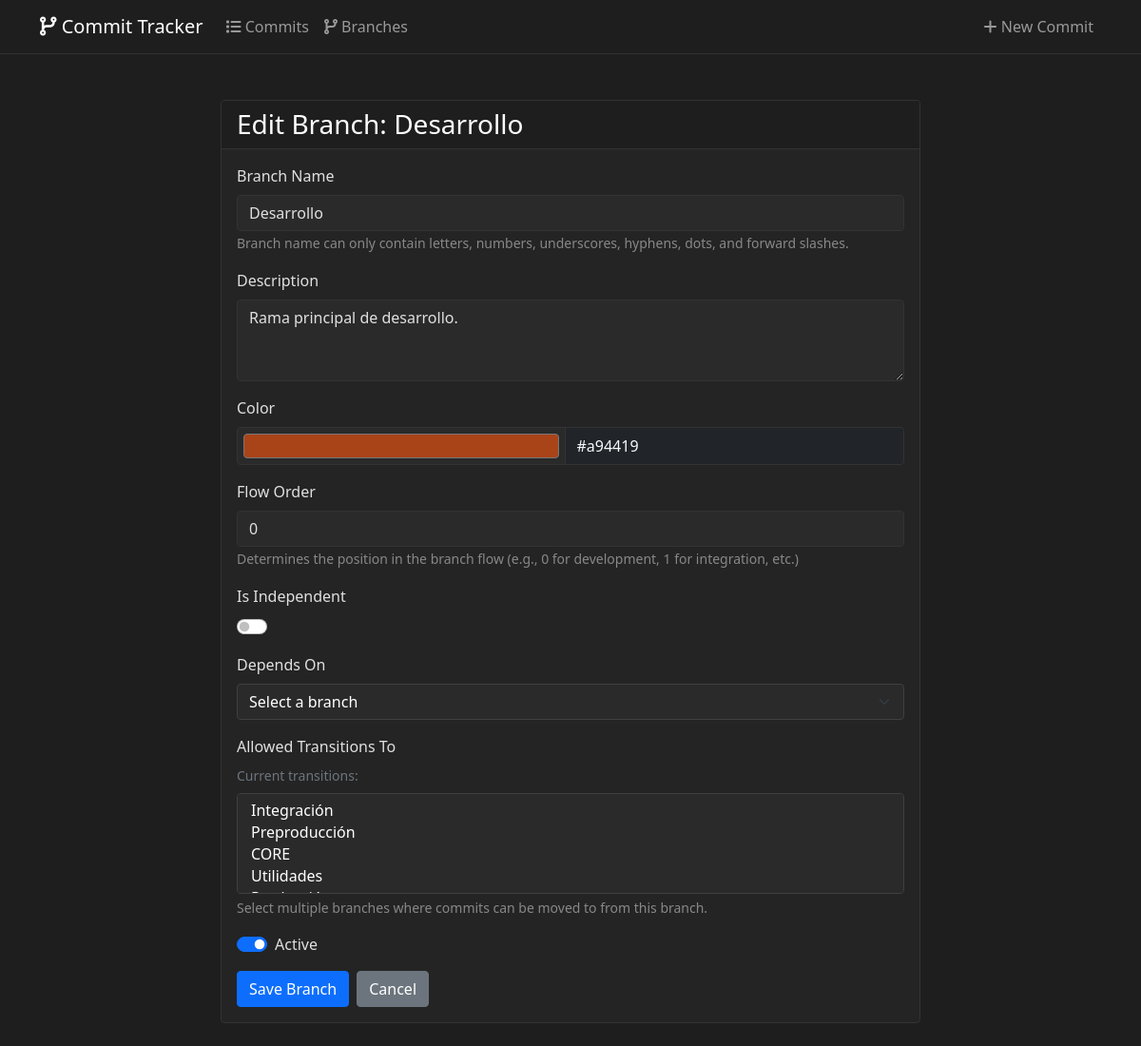
/branches/1/edit, run on the app's committed database.
### app/models.py (models this page shows, shortened)
class Branch(db.Model):
    id = db.Column(db.Integer, primary_key=True)
    name = db.Column(db.String(100), nullable=False, unique=True)
    description = db.Column(db.Text)
    active = db.Column(db.Boolean, default=True)
    color = db.Column(db.String(7), default='#6c757d')
    created_at = db.Column(db.DateTime, default=datetime.utcnow)
    order = db.Column(db.Integer, default=0)
    is_independent = db.Column(db.Boolean, default=False)
    commits = db.relationship('Commit', backref='branch', lazy=True)
    depends_on = db.relationship(
        'Branch', secondary='branch_dependencies',
        primaryjoin='Branch.id == branch_dependencies.c.branch_id',
        secondaryjoin='Branch.id == branch_dependencies.c.depends_on_id',
        backref=db.backref('dependent_branches', lazy='dynamic'),
        lazy='dynamic'
    )
    allowed_transitions_to = db.relationship(
        'Branch', secondary='allowed_transitions',
        primaryjoin='Branch.id == allowed_transitions.c.from_branch_id',
        secondaryjoin='Branch.id == allowed_transitions.c.to_branch_id',
        backref=db.backref('allowed_transitions_from', lazy='dynamic'),
        lazy='dynamic'
    )
    def can_transition_to(self, target_branch):
        try:
            transitions = self.get_allowed_transitions()
            return any(t.id == target_branch.id for t in transitions)
        except Exception:
            return True
    def get_allowed_transitions(self):
        try:
            return self.allowed_transitions_to.all()
        except Exception:
            return []

### app/routes.py (the view, shortened to what this page needs)
@bp.route('/branches/<int:id>/edit', methods=['GET', 'POST'])
def edit_branch(id):
    branch = Branch.query.get_or_404(id)
    return render_template('branch_form.html', branch=branch, branches=Branch.query.all())

### app/templates/branch_form.html (shortened to what this page needs)
{% extends "base.html" %}
{% block content %}
<div class="container mt-4">
    <div class="row justify-content-center">
        <div class="col-md-8">
            <div class="card">
                <div class="card-header">
                    <h3 class="card-title mb-0">
                        {% if branch %}
                            Edit Branch: {{ branch.name }}
                        {% else %}
                            Create New Branch
                        {% endif %}
                    </h3>
                </div>
                <div class="card-body">
                    <form method="POST" class="needs-validation" novalidate>
                        <div class="mb-3">
                            <label for="name" class="form-label">Branch Name</label>
                            <input type="text"
                                   class="form-control"
                                   id="name"
                                   name="name"
                                   value="{{ branch.name if branch else '' }}"
                                   required
                                   pattern="[A-Za-z0-9_\-./]+"
                                   title="Branch name can only contain letters, numbers, underscores, hyphens, dots, and forward slashes">
                            <small class="form-text text-muted">
                                Branch name can only contain letters, numbers, underscores, hyphens, dots, and forward slashes.
                            </small>
                        </div>
                        <div class="mb-3">
                            <label for="description" class="form-label">Description</label>
                            <textarea class="form-control"
                                      id="description"
                                      name="description"
                                      rows="3">{{ branch.description if branch else '' }}</textarea>
                        </div>
                        <div class="mb-3">
                            <label for="color" class="form-label">Color</label>
                            <div class="input-group">
                                <input type="color"
                                       class="form-control form-control-color"
                                       id="color"
                                       name="color"
                                       value="{{ branch.color if branch else '#6c757d' }}"
                                       title="Choose branch color">
                                <input type="text"
                                       class="form-control bg-dark text-light"
                                       id="colorHex"
                                       value="{{ branch.color if branch else '#6c757d' }}"
                                       readonly>
                            </div>
                        </div>
                        <div class="mb-3">
                            <label for="order" class="form-label">Flow Order</label>
                            <input type="number"
                                   class="form-control"
                                   id="order"
                                   name="order"
                                   value="{{ branch.order if branch else 0 }}"
                                   min="0"
                                   title="Order in the branch flow (0 = start)">
                            <small class="form-text text-muted">
                                Determines the position in the branch flow (e.g., 0 for development, 1 for integration, etc.)
                            </small>
                        </div>
                        <div class="mb-3">
                            <label for="is_independent" class="form-label">Is Independent</label>
                            <div class="form-check form-switch">
                                <input type="checkbox" class="form-check-input" id="is_independent" name="is_independent"
                                       {% if branch and branch.is_independent %}checked{% endif %}>
                            </div>
                        </div>
                        <div class="mb-3" id="dependencies-section">
                            <label for="depends_on" class="form-label">Depends On</label>
                            <select class="form-select branch-select" name="depends_on" id="depends_on">
                                <option value="">Select a branch</option>
                            </select>
                        </div>
                        <div class="mb-3">
                            <label for="allowed_transitions" class="form-label">Allowed Transitions To</label>
                            {% if branch %}
                            <div class="small text-muted mb-2">
                                Current transitions:
                            </div>
                            {% endif %}
                            <select class="form-select branch-select" name="allowed_transitions[]" id="allowed_transitions" multiple>
                                {% for other_branch in branches %}
                                    {% if not branch or other_branch.id != branch.id %}
                                        <option value="{{ other_branch.id }}"
                                                data-color="{{ other_branch.color }}">
                                        </option>
                                    {% endif %}
                                {% endfor %}
                            </select>
                            <div class="form-text">Select multiple branches where commits can be moved to from this branch.</div>
                        </div>
                        <div class="mb-3">
                            <div class="form-check form-switch">
                                <input type="checkbox"
                                       class="form-check-input"
                                       id="active"
                                       name="active"
                                       {% if not branch or branch.active %}checked{% endif %}>
                                <label class="form-check-label" for="active">Active</label>
                            </div>
                        </div>
                        <div class="d-flex gap-2">
                            <button type="submit" class="btn btn-primary">Save Branch</button>
                            <a href="{{ url_for('main.list_branches') }}" class="btn btn-secondary">Cancel</a>
                        </div>
                    </form>
                </div>
            </div>
        </div>
    </div>
</div>
{% endblock %}

### app/static/css/dark-theme.css (style rules this page uses)
:root { --dark-bg: #1a1a1a; --darker-bg: #141414; --dark-card: #242424; --dark-input: #2a2a2a; --dark-border: #3a3a3a; --dark-hover: #2c2c2c; --dark-text: #e0e0e0; --dark-text-muted: #a0a0a0; }
body { background-color: #1E1E1E; color: var(--dark-text); }
.btn-primary { background-color: #0D6EFD; border-color: #0D6EFD; }
h1, h2, h3, h4, h5, h6 { color: #fff; }
.card { background-color: #242424; border: 1px solid #333; }
.card-header { background-color: #1E1E1E; border-bottom: 1px solid #333; }
.form-control { background-color: #2A2A2A; border: 1px solid #333; color: var(--dark-text); }
.form-select { background-color: #2A2A2A; color: #ffffff; border: 1px solid #404040; }
.form-select option { background-color: #2A2A2A; color: #ffffff; }
.form-text { color: #888 !important; }

### data on the page
Branch: name "Desarrollo", description "Rama principal de desarrollo.", color "#a94419", order "0", active "☑"
